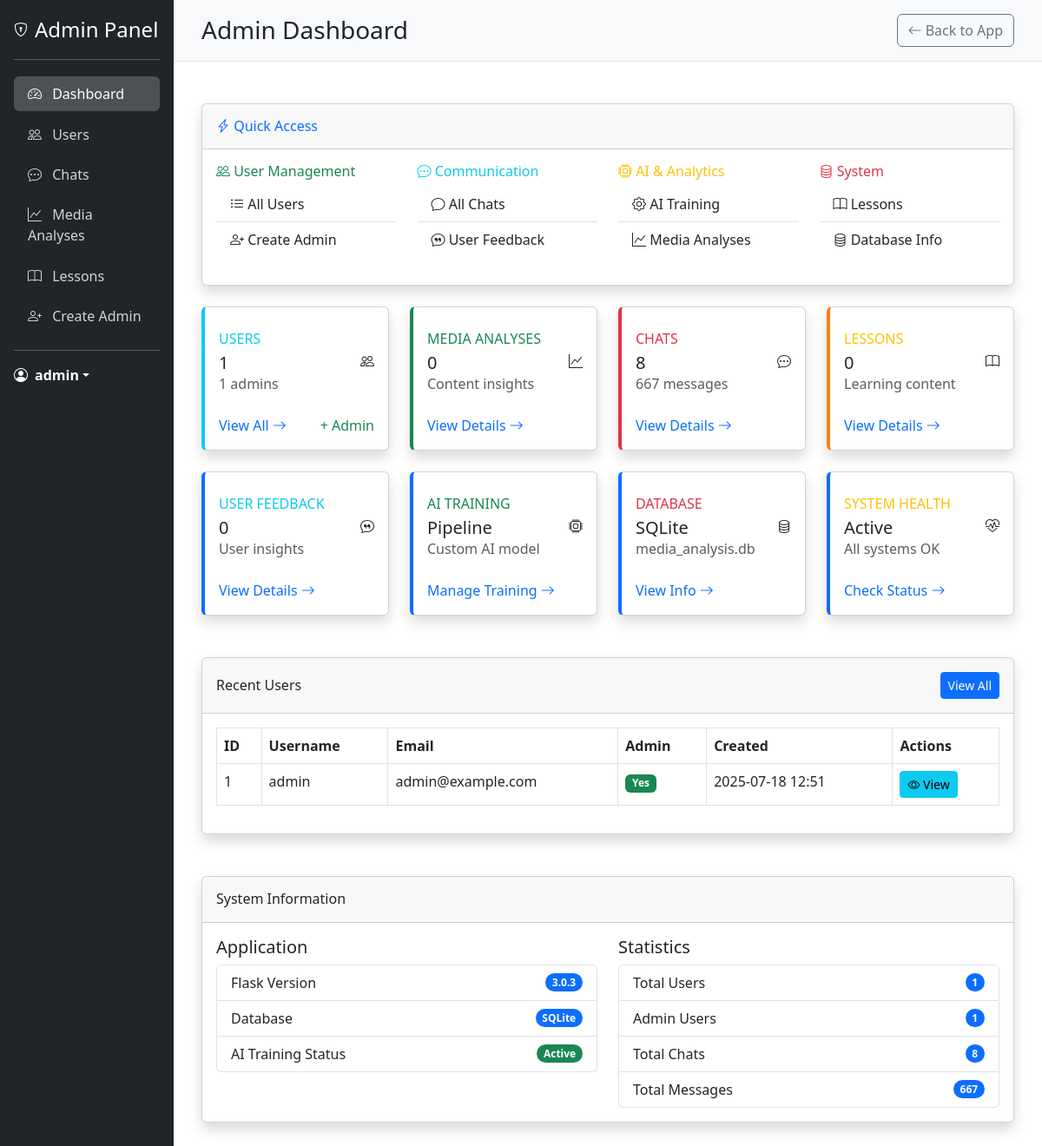
Page /admin/dashboard (signed in) on the earlier database version.
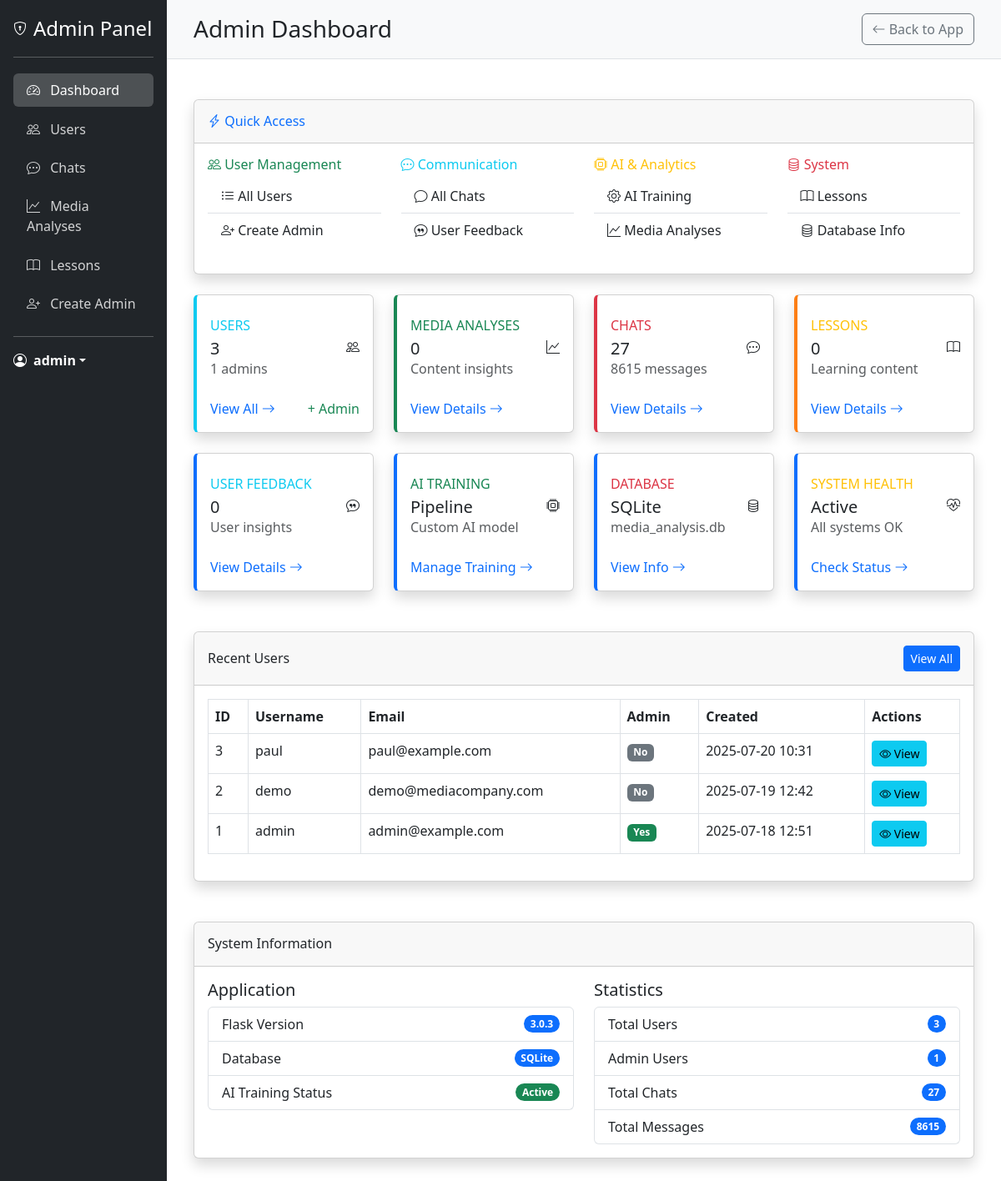
Same page on the later database version.
### models.py (models this page shows, shortened)
class User(UserMixin, db.Model):
    __tablename__ = 'users'
    id = db.Column(db.Integer, primary_key=True)
    username = db.Column(db.String(80), unique=True, nullable=False)
    email = db.Column(db.String(120), unique=True, nullable=False)
    password_hash = db.Column(db.String(128), nullable=False)
    is_admin = db.Column(db.Boolean, default=False)
    created_at = db.Column(db.DateTime, default=datetime.utcnow)
    last_login = db.Column(db.DateTime)
    latitude = db.Column(db.Float)
    longitude = db.Column(db.Float)
    location_name = db.Column(db.String(200))
    analyses = db.relationship('MediaAnalysis', backref='user', lazy=True)

### app.py (the view)
@app.route('/admin/dashboard')
@login_required
@admin_required
def admin_dashboard():
    user_count = User.query.count()
    analysis_count = MediaAnalysis.query.count()
    chat_count = Chat.query.count()
    lesson_count = Lesson.query.count()
    feedback_count = Feedback.query.count()
    message_count = Message.query.count()
    admin_count = 0
    for user in User.query.all():
        if hasattr(user, 'is_admin') and user.is_admin:
            admin_count += 1
    import flask
    flask_version = flask.__version__
    recent_users = User.query.order_by(User.created_at.desc()).limit(5).all()
    return render_template(
        'admin/dashboard.html',
        user_count=user_count,
        analysis_count=analysis_count,
        chat_count=chat_count,
        lesson_count=lesson_count,
        feedback_count=feedback_count,
        message_count=message_count,
        recent_users=recent_users,
        admin_count=admin_count,
        flask_version=flask_version
    )

### app.py (called while the page is built)
@login_manager.user_loader
def load_user(user_id):
    return User.query.get(int(user_id))

def admin_required(f):
    @wraps(f)
    def decorated_function(*args, **kwargs):
        if not current_user.is_authenticated:
            flash('You need to login first.', 'danger')
            return redirect(url_for('login'))
        if not hasattr(current_user, 'is_admin') or not current_user.is_admin:
            flash('You need admin privileges to access this page.', 'danger')
            return redirect(url_for('landing_page1'))
        return f(*args, **kwargs)
    return decorated_function

### templates/admin/dashboard.html (shortened to what the changed rows need)
{% extends "admin/base_admin.html" %}
{% block header %}Admin Dashboard{% endblock %}
{% block content %}
<div class="row">
    <div class="col-xl-3 col-md-6 mb-4">
        <div class="card card-admin card-users shadow h-100 py-2">
            <div class="card-body">
                <div class="row no-gutters align-items-center">
                    <div class="col mr-2">
                        <div class="text-xs font-weight-bold text-info text-uppercase mb-1">
                            Users</div>
                        <div class="h5 mb-0 font-weight-bold text-gray-800">{{ user_count }}</div>
                        <div class="text-xs text-muted">{{ admin_count }} admins</div>
                    </div>
                </div>
            </div>
        </div>
    </div>
    <div class="col-xl-3 col-md-6 mb-4">
        <div class="card card-admin card-chats shadow h-100 py-2">
            <div class="card-body">
                <div class="row no-gutters align-items-center">
                    <div class="col mr-2">
                        <div class="text-xs font-weight-bold text-danger text-uppercase mb-1">
                            Chats</div>
                        <div class="h5 mb-0 font-weight-bold text-gray-800">{{ chat_count }}</div>
                        <div class="text-xs text-muted">{{ message_count }} messages</div>
                    </div>
                </div>
            </div>
        </div>
    </div>
</div>
<div class="row mt-4">
    <div class="col-12">
        <div class="card shadow mb-4">
            <div class="card-body">
                <div class="table-responsive">
                    <table class="table table-bordered" width="100%" cellspacing="0">
                        <thead>
                            <tr>
                                <th>ID</th>
                                <th>Username</th>
                                <th>Email</th>
                                <th>Admin</th>
                                <th>Created</th>
                                <th>Actions</th>
                            </tr>
                        </thead>
                        <tbody>
                            {% for user in recent_users %}
                            <tr>
                                <td>{{ user.id }}</td>
                                <td>{{ user.username }}</td>
                                <td>{{ user.email }}</td>
                                <td>
                                    {% if user.is_admin %}
                                    <span class="badge bg-success">Yes</span>
                                    {% else %}
                                    <span class="badge bg-secondary">No</span>
                                    {% endif %}
                                </td>
                                <td>{{ user.created_at.strftime('%Y-%m-%d %H:%M') if user.created_at else 'N/A' }}</td>
                                <td>
                                    <a href="{{ url_for('admin_user_detail', user_id=user.id) }}" class="btn btn-sm btn-info">
                                        <i class="bi bi-eye"></i> View
                                    </a>
                                </td>
                            </tr>
                            {% endfor %}
                        </tbody>
                    </table>
                </div>
            </div>
        </div>
    </div>
</div>
<div class="row mt-4">
    <div class="col-12">
        <div class="card shadow mb-4">
            <div class="card-body">
                <div class="row">
                    <div class="col-md-6">
                        <ul class="list-group">
                            <li class="list-group-item d-flex justify-content-between align-items-center">
                                Total Users
                                <span class="badge bg-primary rounded-pill">{{ user_count }}</span>
                            </li>
                            <li class="list-group-item d-flex justify-content-between align-items-center">
                                Total Chats
                                <span class="badge bg-primary rounded-pill">{{ chat_count }}</span>
                            </li>
                            <li class="list-group-item d-flex justify-content-between align-items-center">
                                Total Messages
                                <span class="badge bg-primary rounded-pill">{{ message_count }}</span>
                            </li>
                        </ul>
                    </div>
                </div>
            </div>
        </div>
    </div>
</div>
{% endblock %}

### templates/admin/base_admin.html (shortened to what the changed rows need)
<!DOCTYPE html>
<html lang="en">
<head>
    <link href="https://cdn.jsdelivr.net/npm/bootstrap@5.3.0-alpha1/dist/css/bootstrap.min.css" rel="stylesheet">
    <link rel="stylesheet" href="https://cdn.jsdelivr.net/npm/bootstrap-icons@1.10.3/font/bootstrap-icons.css">
</head>
<body>
    <div class="container-fluid">
        <div class="row">
            <div class="col-md-2 admin-sidebar p-0">
                <div class="d-flex flex-column p-3">
                    <div class="dropdown">
                        <a href="#" class="d-flex align-items-center text-white text-decoration-none dropdown-toggle" id="dropdownUser1" data-bs-toggle="dropdown" aria-expanded="false">
                            <i class="bi bi-person-circle me-2"></i>
                            <strong>{{ current_user.username }}</strong>
                        </a>
                    </div>
                </div>
            </div>
            <div class="col-md-10 p-0">
                <div class="admin-header d-flex justify-content-between align-items-center">
                    <h1 class="h3 mb-0">{% block header %}Admin Dashboard{% endblock %}</h1>
                </div>
                <div class="admin-content">
                    {% block content %}{% endblock %}
                </div>
            </div>
        </div>
    </div>
</body>
</html>

Differences in the rows shown:
added User: id "3", username "paul", email "paul@example.com", is_admin "No", created_at "2025-07-20 10:31"
added User: id "2", username "demo", email "demo@mediacompany.com", is_admin "No", created_at "2025-07-19 12:42"
Other differences:
{{ user_count }}: "1" → "3"
{{ chat_count }}: "8" → "27"
{{ message_count }}: "667" → "8615"
